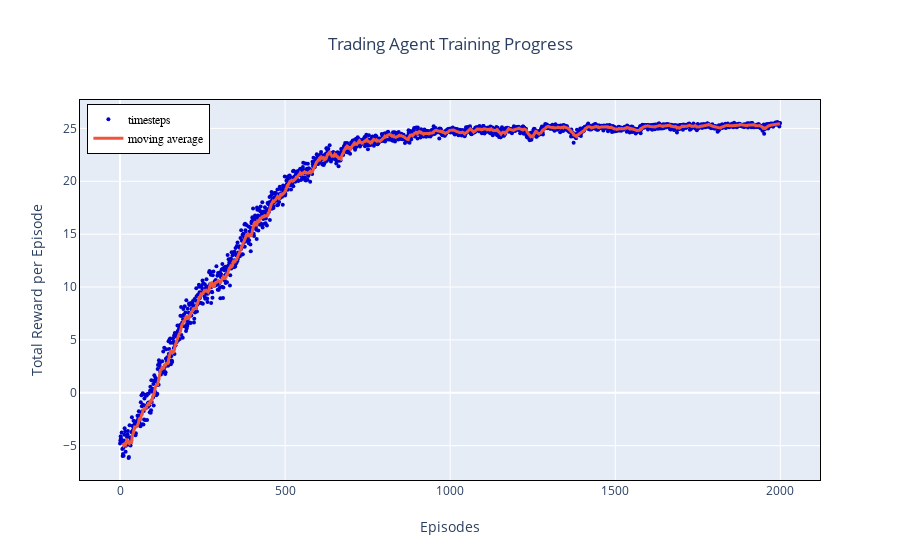

Write notebook code for a chart like this one.
### Code cell
agent.rlplot("Trading Agent Training Progress")

### Figure 1 — Plotly figure (JSON) as saved in the notebook; plotly's stock layout.template omitted (floating-point values rounded to 4 significant figures; data arrays with more than 128 entries replaced by an {"elided": "..."} marker saying what was removed)
{"data": [{"marker": {"color": "mediumblue", "size": 4}, "mode": "markers", "name": "timesteps", "type": "scatter", "x": {"elided": "2000 int values"}, "y": {"elided": "2000 float values"}}, {"line": {"width": 3}, "mode": "lines", "name": "moving average", "type": "scatter", "x": {"elided": "2000 int values"}, "y": {"elided": "2000 float values"}}], "layout": {"legend": {"bordercolor": "Black", "borderwidth": 1, "font": {"color": "black", "family": "sans-serif", "size": 12}, "traceorder": "normal", "x": 0.01, "y": 0.99}, "title": {"text": "Trading Agent Training Progress", "x": 0.5, "xanchor": "center"}, "xaxis": {"linecolor": "black", "linewidth": 1, "mirror": true, "title": {"text": "Episodes"}}, "yaxis": {"linecolor": "black", "linewidth": 1, "mirror": true, "title": {"text": "Total Reward per Episode"}}}}
